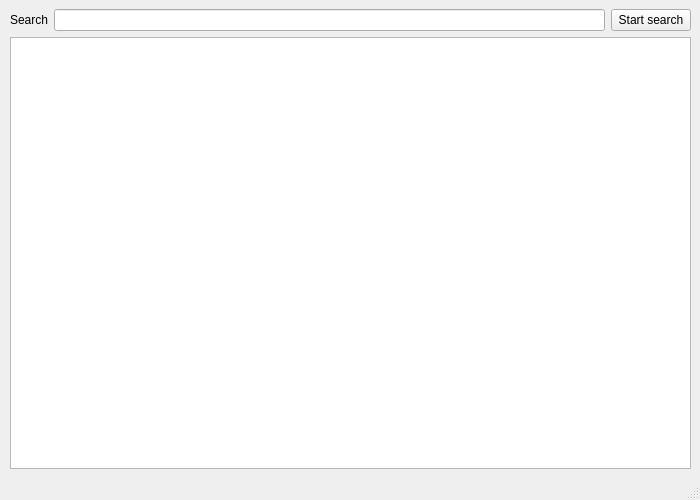
<?xml version="1.0" encoding="UTF-8"?>
<ui version="4.0">
 <class>rubrica_window</class>
 <widget class="QMainWindow" name="rubrica_window">
  <property name="geometry">
   <rect>
    <x>0</x>
    <y>0</y>
    <width>700</width>
    <height>500</height>
   </rect>
  </property>
  <property name="windowTitle">
   <string>Book</string>
  </property>
  <property name="windowIcon">
   <iconset resource="resource.qrc">
    <normaloff>:/icons/icons/MGrep.ico</normaloff>:/icons/icons/MGrep.ico</iconset>
  </property>
  <widget class="QWidget" name="centralwidget">
   <property name="sizePolicy">
    <sizepolicy hsizetype="Expanding" vsizetype="Expanding">
     <horstretch>0</horstretch>
     <verstretch>0</verstretch>
    </sizepolicy>
   </property>
   <layout class="QGridLayout" name="gridLayout">
    <property name="leftMargin">
     <number>10</number>
    </property>
    <item row="0" column="3">
     <widget class="QPushButton" name="b_ricerca">
      <property name="toolTip">
       <string/>
      </property>
      <property name="statusTip">
       <string/>
      </property>
      <property name="whatsThis">
       <string/>
      </property>
      <property name="text">
       <string>Start search</string>
      </property>
      <property name="icon">
       <iconset resource="resource.qrc">
        <normaloff>:/icons/icons/go.gif</normaloff>:/icons/icons/go.gif</iconset>
      </property>
     </widget>
    </item>
    <item row="0" column="0" colspan="2">
     <widget class="QLabel" name="l_ricerca">
      <property name="text">
       <string>Search</string>
      </property>
      <property name="buddy">
       <cstring>e_ricerca</cstring>
      </property>
     </widget>
    </item>
    <item row="0" column="2">
     <widget class="QLineEdit" name="e_ricerca"/>
    </item>
    <item row="1" column="0" colspan="4">
     <widget class="QTableView" name="o_lst1">
      <property name="minimumSize">
       <size>
        <width>0</width>
        <height>0</height>
       </size>
      </property>
      <property name="editTriggers">
       <set>QAbstractItemView::NoEditTriggers</set>
      </property>
      <property name="alternatingRowColors">
       <bool>true</bool>
      </property>
      <property name="sortingEnabled">
       <bool>true</bool>
      </property>
     </widget>
    </item>
   </layout>
  </widget>
  <widget class="QStatusBar" name="statusbar"/>
 </widget>
 <tabstops>
  <tabstop>e_ricerca</tabstop>
 </tabstops>
 <resources>
  <include location="resource.qrc"/>
 </resources>
 <connections>
  <connection>
   <sender>b_ricerca</sender>
   <signal>clicked()</signal>
   <receiver>rubrica_window</receiver>
   <slot>slot_b_ricerca()</slot>
   <hints>
    <hint type="sourcelabel">
     <x>774</x>
     <y>39</y>
    </hint>
    <hint type="destinationlabel">
     <x>621</x>
     <y>211</y>
    </hint>
   </hints>
  </connection>
  <connection>
   <sender>e_ricerca</sender>
   <signal>returnPressed()</signal>
   <receiver>rubrica_window</receiver>
   <slot>slot_b_ricerca()</slot>
   <hints>
    <hint type="sourcelabel">
     <x>367</x>
     <y>24</y>
    </hint>
    <hint type="destinationlabel">
     <x>399</x>
     <y>299</y>
    </hint>
   </hints>
  </connection>
 </connections>
 <slots>
  <slot>slot_b_ricerca()</slot>
 </slots>
</ui>
